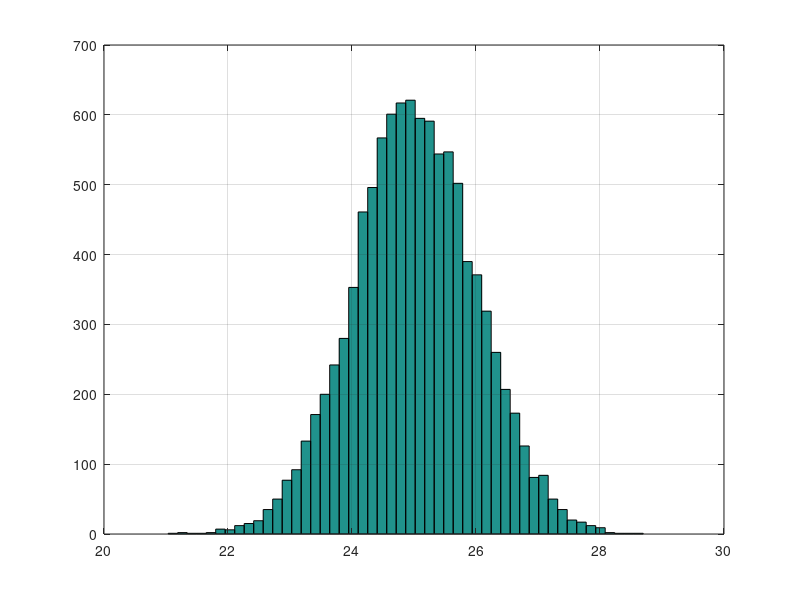

MATLAB code for this plot:
%plot functions
close all; clear; clc;

a = mvnrnd(25,50,10000,1);
b = mvnrnd(35,50,10000,1);

hist(a,50);
grid on
hold on
%hist(b,50);
%grid on
%hold on